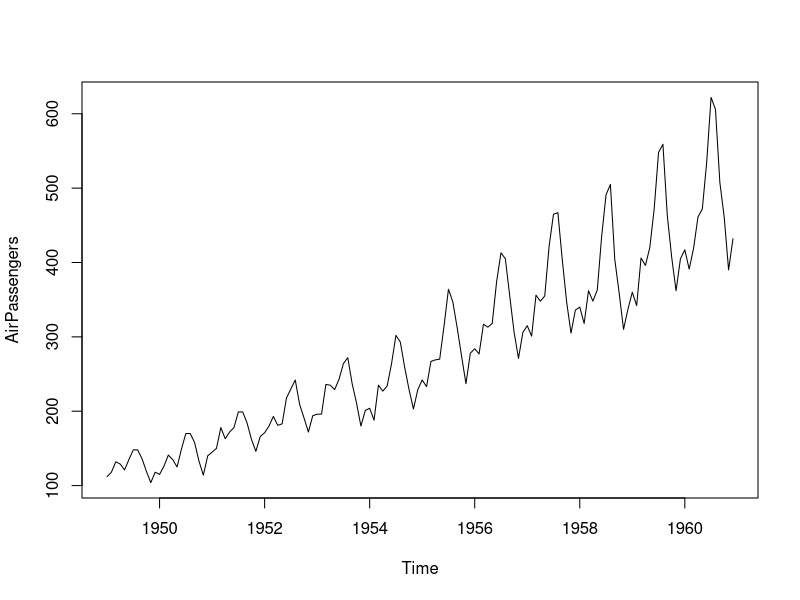
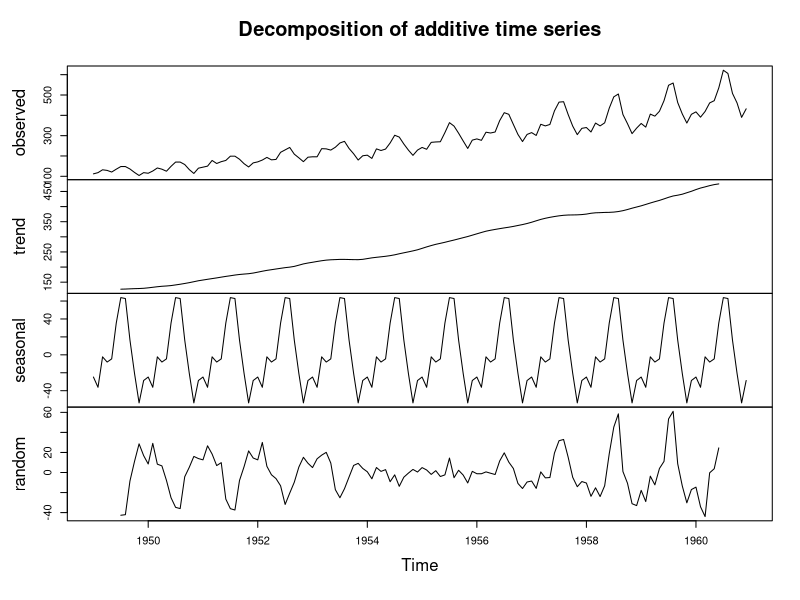
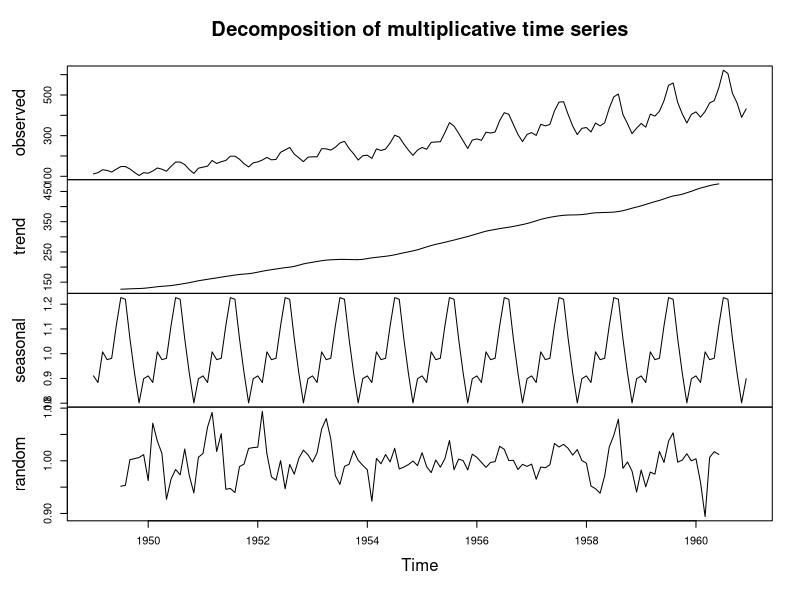
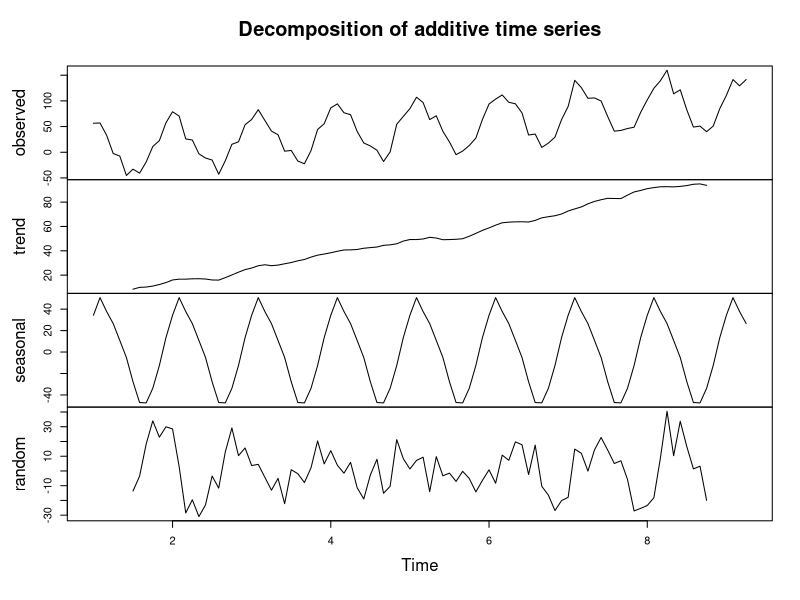
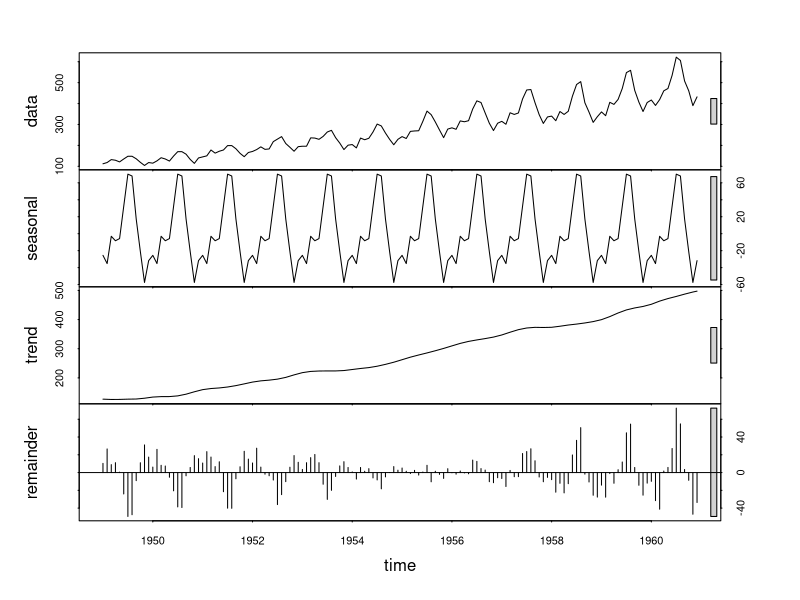

Write R code to recreate these figures, in order.
## ---- chunk 1
knitr::opts_chunk$set(echo = FALSE, warning = FALSE, message = FALSE)
## ---- chunk 2
data("AirPassengers")
plot(AirPassengers)
## ---- chunk 3
ourDecomposition <- decompose(AirPassengers, type="additive")
plot(ourDecomposition)
## ---- chunk 4
ourDecomposition <- decompose(AirPassengers, type="multiplicative")
plot(ourDecomposition)
## ---- chunk 5
y <- ts(c(1:100) + 
          50*cos(seq(0,16*pi,length.out=100)) + 
          rnorm(100,0,10),frequency=12)
## ---- chunk 6
y <- ts(c(1:100) + 50*cos(seq(0,16*pi,length.out=100)) + rnorm(100,0,10),frequency=12)
ourDecomposition <- decompose(y, type="additive")
plot(ourDecomposition)
## ---- chunk 7
data("AirPassengers")
ourDecomposition <- stl(AirPassengers, s.window = "periodic")
plot(ourDecomposition)
